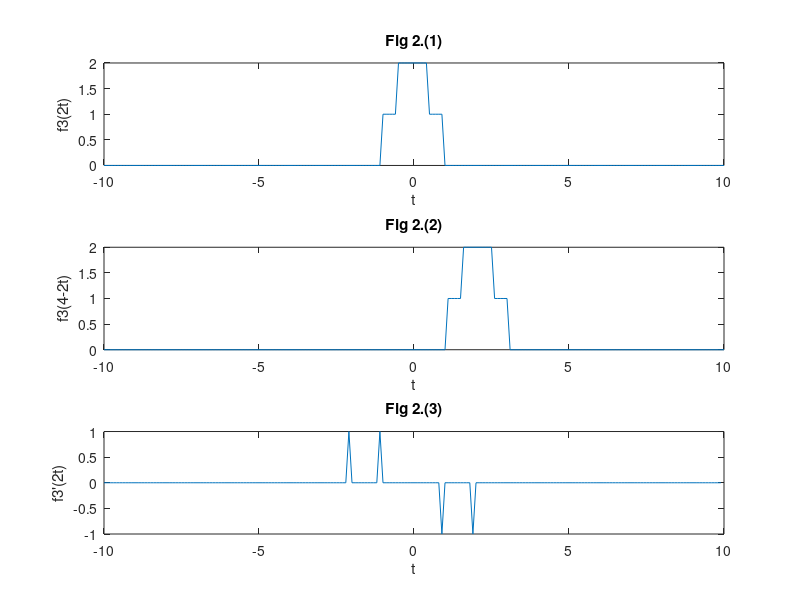

This chart was generated by the following MATLAB code:
%% Signal & System Experiment - Class 1 - Task 2
pace = 0.1;    % Determines accuracy, reduce to increase sampling rate.
figure('name','Task 2', 'numbertitle','off');
f3 = @(t) rectpuls(t,2) + rectpuls(t,4);
t0 = -10:pace:10;

% Figure 2.(1)
t = 2.*t0;
f31 = f3(t);
subplot(311); plot(t0,f31); title('Fig 2.(1)'); xlabel('t'); ylabel('f3(2t)');

% Figure 2.(2)
t = 4-2.*t0;
f32 = f3(t);
subplot(312); plot(t0,f32); title('Fig 2.(2)'); xlabel('t'); ylabel('f3(4-2t)');

% Figure 2.(3)
t = t0;
f33 = diff(f3(t));
subplot(313); plot(t0(1:end-1),f33); title('Fig 2.(3)'); xlabel('t'); ylabel("f3'(2t)");